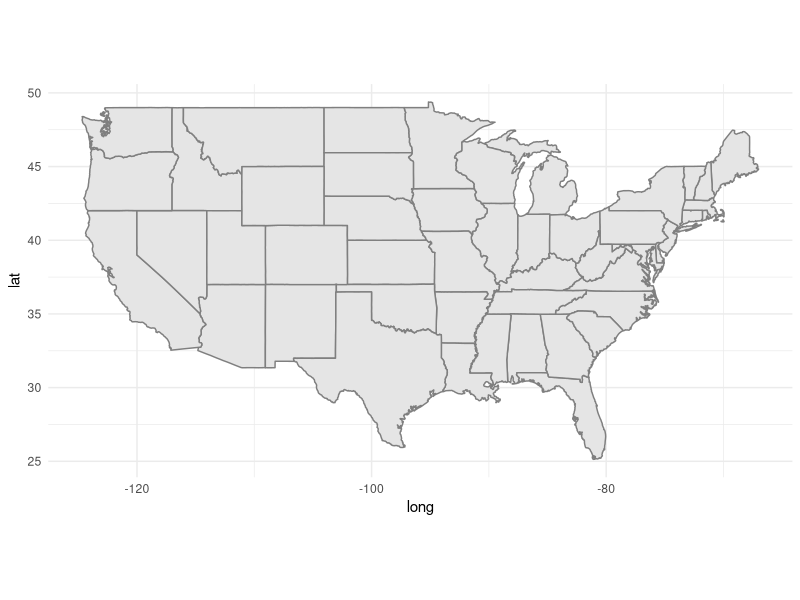
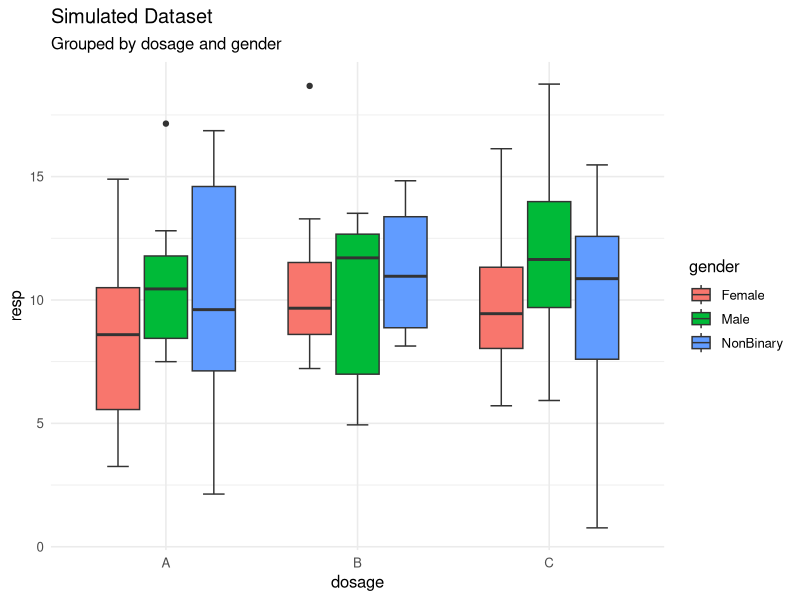

Reproduce these figures in R, in order.
## ---- chunk 1
library(tidyverse)

states <- map_data("state")

ggplot() +
  geom_polygon(data = states,
               aes(x = long, y = lat, group = group),
               fill = "grey90",
               colour = "grey50") +
  coord_quickmap() +
  theme_minimal()
## ---- chunk 2
set.seed(123)

data.frame(
  resp = rnorm(100, 10, 4),
  dosage = c(rep("A", 30), rep("B", 20), rep("C", 50)),
  gender = c(rep(c("Male", "Female", "NonBinary"), 33), "Female")
) %>%
  ggplot(aes(x = dosage,
             y = resp,
             fill = gender)) +
  geom_boxplot(staplewidth = 0.5) +
  theme_minimal(base_size = 12) +
  ggtitle(
    "Simulated Dataset",
    subtitle = "Grouped by dosage and gender"
  )
